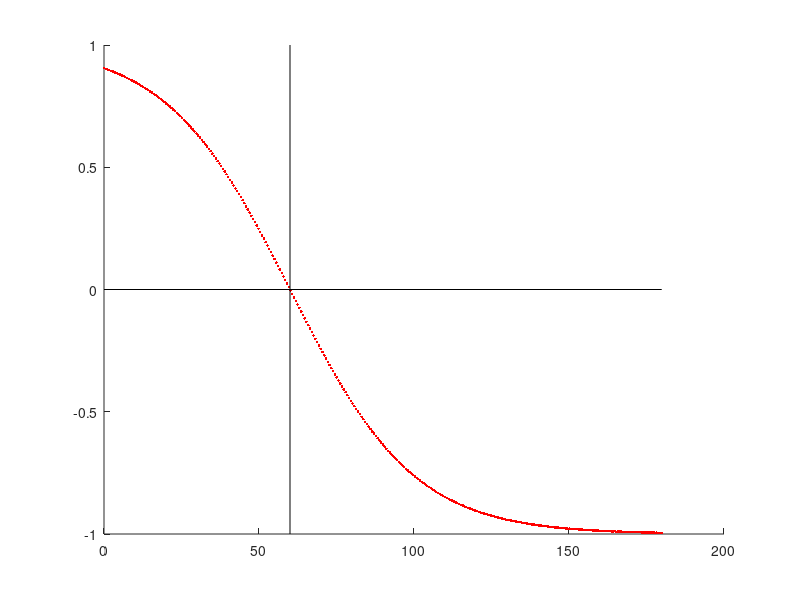
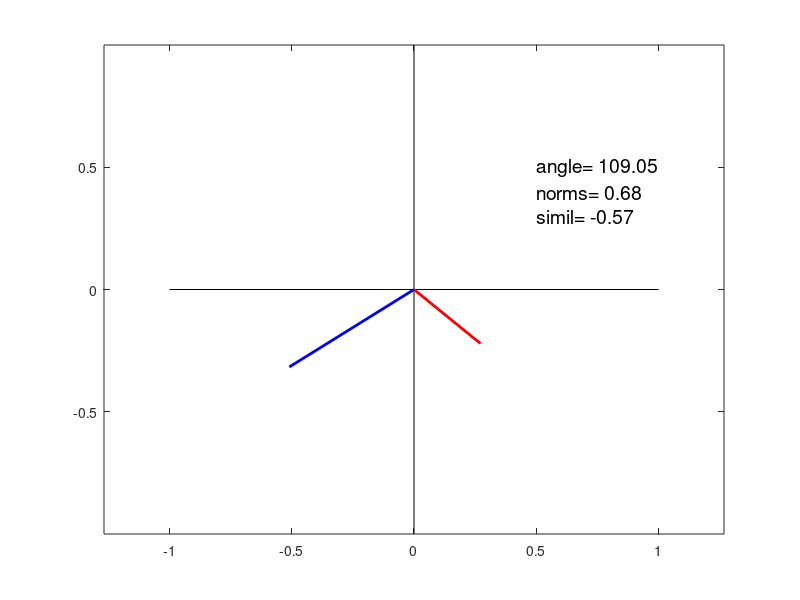

These charts were generated, in order, by the following MATLAB code:
function goforit

clear all;
close all;

v1 = -1+2*rand(2,200);

v2 = -1+2*rand(2,200);

figure;
Mkappa = pi/3;  
Msigma = pi/9; 
alpha = 0:0.01:pi;
efactor = exp( -(alpha-Mkappa) / Msigma );

Msimilarity = - (1 - efactor ) ./ ( 1 + efactor );
hold on;
plot( alpha*180/pi, Msimilarity, 'r.');
plot( 180*[alpha(1) alpha(end)]/pi, [0 0], 'k' );
plot( 180*[Mkappa Mkappa]/pi, [-1 1], 'k' );
hold off;



figure;

for i=1:20
    
    [A, B, C] = GetMsimilarity( v1(1,i), v1(2,i), v2(1,i), v2(2,i) );
    
    Malpha(i) = A;
    Mnorms(i) = B;
    Msimil(i) = C;
    
    hold off;
    plot( [0 0], [-1 1], 'k');
    axis 'equal';
    hold on;
    plot( [-1 1], [0 0], 'k');
    
    plot( [0 v1(1,i)], [0 v1(2,i)], 'r', 'LineWidth', 2 );
    plot( [0 v2(1,i)], [0 v2(2,i)], 'b', 'LineWidth', 2 );
    
    text( 0.5, 0.5, ['angle= ' num2str( Malpha(i)*180/pi, '%4.2f')], 'FontSize', 14 );
    text( 0.5, 0.4, ['norms= ' num2str( Mnorms(i), '%4.2f')], 'FontSize', 14 );
    text( 0.5, 0.3, ['simil= ' num2str( Msimil(i), '%4.2f')], 'FontSize', 14 );
    
    input('','s');


end
return;


function [Malpha, Mnorms, Msimilarity] = GetMsimilarity( vx1, vy1, vx2, vy2 )

    % measure motion similarity: 

    Mkappa = pi/3;  % threshold for motion similarity (smaller angles are similar, larger ones different )

    Msigma = pi/9;  % steepness of threshold

    Mroot = 0.25;  % choose exponent to match CV between alpha and norm distributions

    % get smaller angle between vectors

    alpha1 = atan2( vy1, vx1 );  % angle v1, from -pi to pi
    alpha2 = atan2( vy2, vx2 );  % angle v2, from -pi to pi
    alpha = alpha1 - alpha2;

    if alpha > pi
        alpha = alpha - 2*pi;
    end
    if alpha < -pi
        alpha = alpha + 2*pi;
    end
    Malpha = abs(alpha);
    
    efactor = exp( -(Malpha-Mkappa) / Msigma );

    Msimilarity = - (1 - efactor ) ./ ( 1 + efactor );

    [Malpha*180/pi (Malpha-Mkappa)*180/pi efactor Msimilarity]
    
    n1 = sqrt( vx1*vx1 + vy1*vy1 );  % norm 1

    n2 = sqrt( vx2*vx2 + vy2*vy2 );  % norm 2
    
    Mnorms = ( n1 * n2 )^Mroot;

    Msimilarity = Msimilarity * Mnorms;

return;